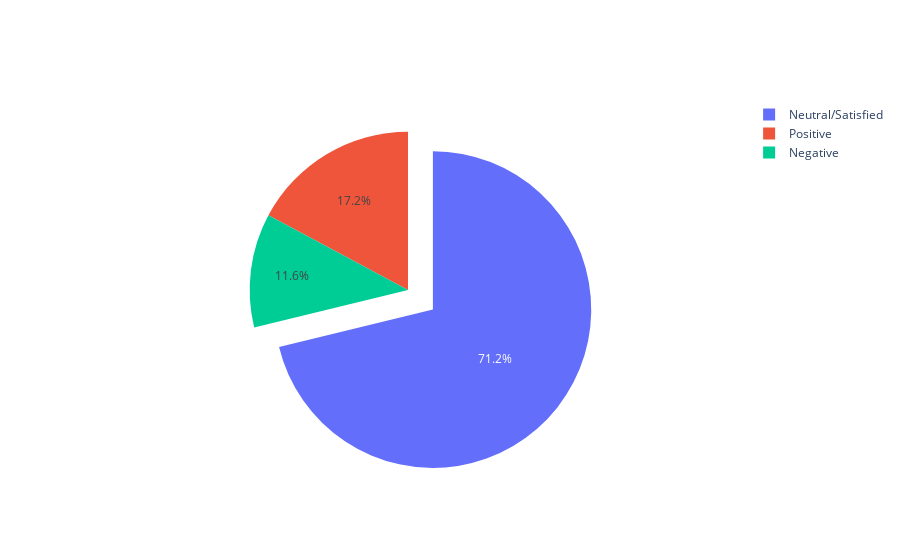

This figure's notebook cell:
### Code cell
#Using PlotLy Library for a Pie Char Visualization
labels = ['Negative','Positive','Neutral/Satisfied']
values = [neg_avg,pos_avg,neu_avg]

# pull is given as a fraction of the pie radius
fig = go.Figure(data=[go.Pie(labels=labels, values=values, pull=[0, 0, 0.2, 0])])
fig.show()

### Figure 1 — Plotly figure (JSON) as saved in the notebook; plotly's stock layout.template omitted (floating-point values rounded to 4 significant figures)
{"data": [{"labels": ["Negative", "Positive", "Neutral/Satisfied"], "pull": [0, 0, 0.2, 0], "type": "pie", "values": [0.1631, 0.241, 0.9991]}], "layout": {}}
